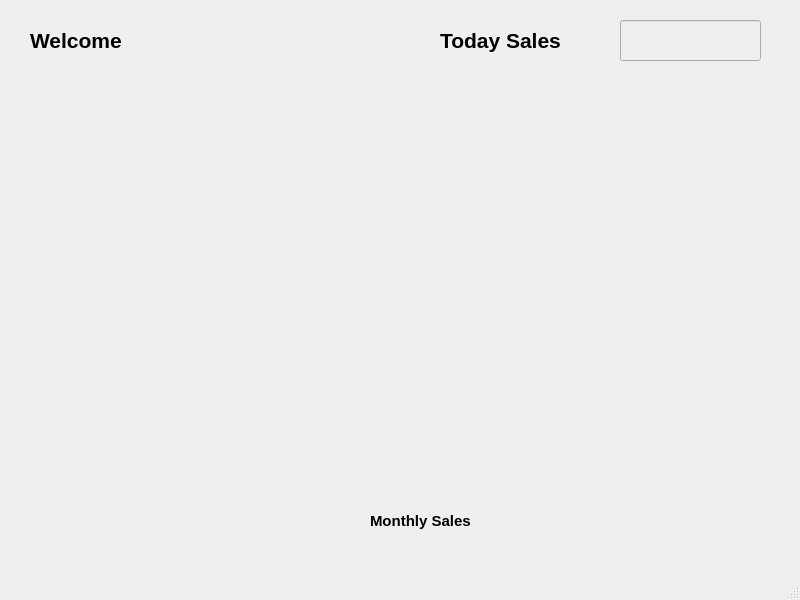
<?xml version="1.0" encoding="UTF-8"?>
<ui version="4.0">
 <class>MainWindow</class>
 <widget class="QMainWindow" name="MainWindow">
  <property name="geometry">
   <rect>
    <x>0</x>
    <y>0</y>
    <width>800</width>
    <height>600</height>
   </rect>
  </property>
  <property name="windowTitle">
   <string>MainWindow</string>
  </property>
  <widget class="QWidget" name="centralwidget">
   <widget class="QLabel" name="label">
    <property name="geometry">
     <rect>
      <x>440</x>
      <y>20</y>
      <width>131</width>
      <height>41</height>
     </rect>
    </property>
    <property name="font">
     <font>
      <pointsize>16</pointsize>
      <bold>true</bold>
     </font>
    </property>
    <property name="text">
     <string>Today Sales</string>
    </property>
   </widget>
   <widget class="QWidget" name="widget" native="true">
    <property name="geometry">
     <rect>
      <x>20</x>
      <y>80</y>
      <width>751</width>
      <height>421</height>
     </rect>
    </property>
   </widget>
   <widget class="QLineEdit" name="lineEdit">
    <property name="enabled">
     <bool>false</bool>
    </property>
    <property name="geometry">
     <rect>
      <x>620</x>
      <y>20</y>
      <width>141</width>
      <height>41</height>
     </rect>
    </property>
   </widget>
   <widget class="QLabel" name="label_2">
    <property name="geometry">
     <rect>
      <x>370</x>
      <y>510</y>
      <width>101</width>
      <height>21</height>
     </rect>
    </property>
    <property name="font">
     <font>
      <pointsize>11</pointsize>
      <bold>true</bold>
     </font>
    </property>
    <property name="text">
     <string>Monthly Sales</string>
    </property>
   </widget>
   <widget class="QLabel" name="label_3">
    <property name="geometry">
     <rect>
      <x>30</x>
      <y>20</y>
      <width>131</width>
      <height>41</height>
     </rect>
    </property>
    <property name="font">
     <font>
      <pointsize>16</pointsize>
      <bold>true</bold>
     </font>
    </property>
    <property name="text">
     <string>Welcome</string>
    </property>
   </widget>
  </widget>
  <widget class="QStatusBar" name="statusbar"/>
  <action name="actionNew_Order">
   <property name="text">
    <string>New Order</string>
   </property>
  </action>
  <action name="actionGet_Paid">
   <property name="text">
    <string>Get Paid</string>
   </property>
  </action>
  <action name="actionFind_Order">
   <property name="text">
    <string>Find Order</string>
   </property>
  </action>
  <action name="actionUpdate_Customer">
   <property name="text">
    <string>Update Customer</string>
   </property>
  </action>
  <action name="actionGet_All_Orders">
   <property name="text">
    <string>Get All Orders</string>
   </property>
  </action>
  <action name="actionNew_Order_2">
   <property name="text">
    <string>New Order</string>
   </property>
  </action>
  <action name="actionPay_Supplier">
   <property name="text">
    <string>Pay Supplier</string>
   </property>
  </action>
  <action name="actionFind_Supplier">
   <property name="text">
    <string>Find Supplier</string>
   </property>
  </action>
  <action name="actionUpdate_details">
   <property name="text">
    <string>Update details</string>
   </property>
  </action>
  <action name="actionAll_Orderd">
   <property name="text">
    <string>All Orders</string>
   </property>
  </action>
  <action name="actionFind_Order_2">
   <property name="text">
    <string>Find Order</string>
   </property>
  </action>
  <action name="actionInventory">
   <property name="text">
    <string>Inventory</string>
   </property>
  </action>
  <action name="actionAdd_Category">
   <property name="text">
    <string>Add Category</string>
   </property>
  </action>
  <action name="actionAdd">
   <property name="text">
    <string>Add</string>
   </property>
  </action>
  <action name="actionCheck_Details">
   <property name="text">
    <string>Check Details</string>
   </property>
  </action>
  <action name="actionUpdate_Details">
   <property name="text">
    <string>Update Details</string>
   </property>
  </action>
  <action name="actionDelete">
   <property name="text">
    <string>Delete</string>
   </property>
  </action>
 </widget>
 <resources/>
 <connections/>
</ui>
